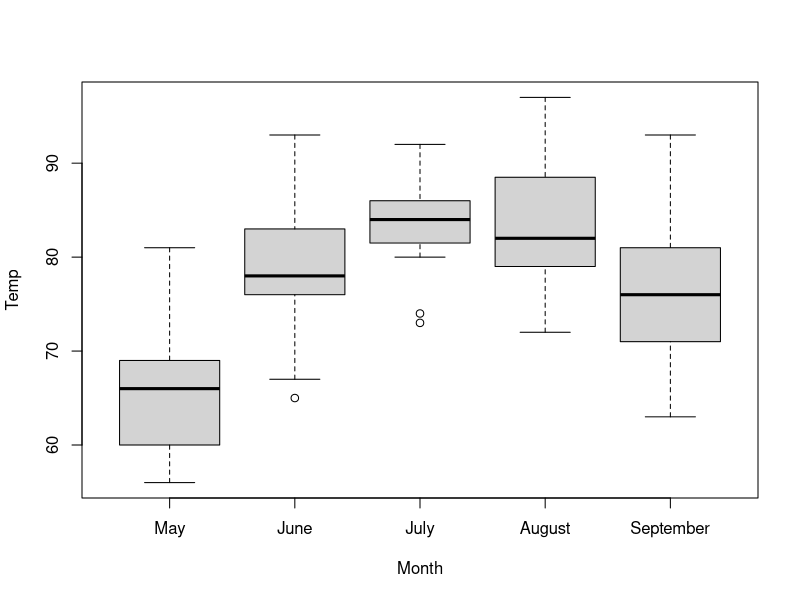

Reproduce this figure in R.
#Demonstrates some common operations using airquality dataset

library(datasets)
airquality

#To determine the relationship between two variables in a dataset we can use the below formula
#function(dependent_var ~ independent_var, data = data.frame)

#lm is the function for linear model
analysis <- lm(Temp ~ Month, data=airquality)

summary(analysis)

#Box plot using the airquality
#The argument xaxt="n" suppresses the x-axis labels that would normally appear in the format 5,6,7 etc
boxplot(Temp ~ Month, data=airquality, xaxt = "n")
#Instead axis() can be used to define custom x-axis labels
axis(1, at=1:5,labels=c("May","June","July","August", "September"))


